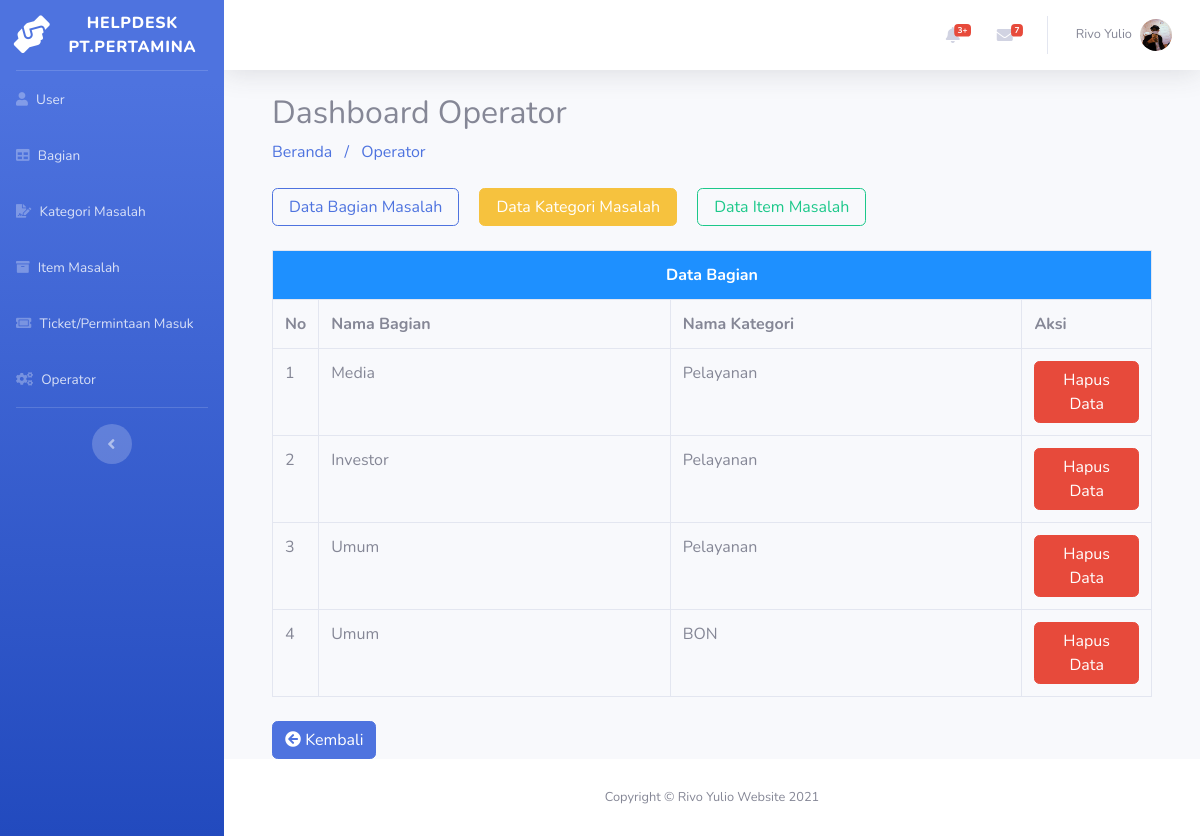
Page /admin/index.php?p=data_kategori on the committed database.
### tables this page shows
CREATE TABLE `kategori_masalah` (
  `id_kategori_masalah` int(11) NOT NULL,
  `id_bagian` int(11) NOT NULL,
  `nama_kategori` varchar(200) NOT NULL
);

CREATE TABLE `bagian` (
  `id_bagian` int(11) NOT NULL,
  `nama_bagian` varchar(50) NOT NULL
);

### admin/data_kategori.php (the view)
<form method="post" action="<?php echo $_SERVER["PHP_SELF"];?>">
<div class="container-fluid">
	<div class="row">
		<div class="col">
			<h2>Dashboard Operator</h2>
		</div>
	</div>
	<div class="row">
		<div class="col">
			<a href="index.php?p=home" style="text-decoration: none;">Beranda</a>
			<a href="#" class="mx-2" style="text-decoration: none;">/</a>
			<a href="#" style="text-decoration: none;">Operator</a>
		</div>
	</div>
	<div class="row mt-4">
		<div class="col">
			<a href="index.php?p=operator" class="btn btn-outline-primary px-3">Data Bagian Masalah</a>
			<a href="index.php?p=data_kategori" class="btn btn-outline-warning active mx-3 px-3">Data Kategori Masalah</a>
			<a href="index.php?p=data_item" class="btn btn-outline-success px-3">Data Item Masalah</a>
		</div>
	</div>
	<div class="row mt-4">
		<div class="col">
			<table class="table table-bordered">
				<tr>
					<th colspan="4" class="text-center" style="background-color: dodgerblue;color: white;">
						Data Bagian
					</th>
				</tr>
				<tr class="bg-light">
					<th width="3%" align="center">No</th>
					<th width="40%">Nama Bagian</th>
					<th width="40%">Nama Kategori</th>
					<th>Aksi</th>
				</tr>
				 <?php
			        $koneksi = mysqli_connect("localhost","root","","db_helpdesk");
			        $no=1;
			        $query    =mysqli_query($koneksi, "select * from kategori_masalah left join bagian on kategori_masalah.id_bagian = bagian.id_bagian where kategori_masalah.id_bagian");
			        while($data    =mysqli_fetch_array($query)){
			    ?>
				<tr>
					<td><?=$no++?></td>
					<td><?=$data['nama_bagian']?></td>
					<td><?=$data['nama_kategori']?></td>
					<td class="text-center">
						<a href="delete_kategori.php?id_kategori_masalah=<?= $data['id_kategori_masalah']?>" onclick="return confirm('Yakin mau hapus?')" class="btn btn-danger">
							Hapus Data
						</a>
					</td>
				</tr>
				<?php
       				 }
        		?>
			</table>
		</div>
	</div>
	<div class="row mt-2">
		<div class="col">
			<a href="index.php?p=operator" class="btn btn-primary">
				<i class="fas fa-arrow-circle-left"></i>
				Kembali
			</a>
		</div>
	</div>
</div>
</form>

### rows in the picture
kategori_masalah: id_bagian.nama_bagian "Media", nama_kategori "Pelayanan"
kategori_masalah: id_bagian.nama_bagian "Investor", nama_kategori "Pelayanan"
kategori_masalah: id_bagian.nama_bagian "Umum", nama_kategori "Pelayanan"
kategori_masalah: id_bagian.nama_bagian "Umum", nama_kategori "BON"
